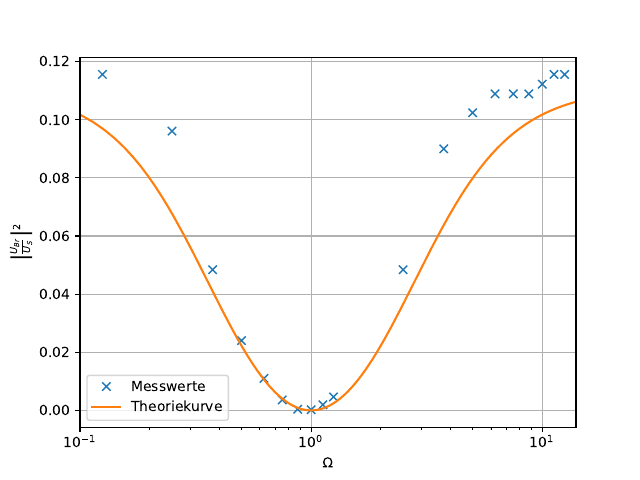

Write Python code to recreate this figure.
import matplotlib.pyplot as plt
import numpy as np
from uncertainties import ufloat
import uncertainties.unumpy as unp
import scipy as sc

# ------------------------ A ------------------------
print("Aufgabe a: Wheatstonsche Brücke")
# Wert 13
R_2_13, R_3_13, R_4_13 = np.genfromtxt("Messwerte/WheatstonscheBrücke_1.txt", unpack=True)

delta_R_34_13 = (R_3_13/R_4_13)* 0.005
R_34_13 = unp.uarray(R_3_13/R_4_13, delta_R_34_13)
R_x_13 = R_2_13 * R_34_13
# print (f"R_x_13: {R_x_13} in ohm")
R_x_13 = np.mean(R_x_13)
print (f"R_x_13: {R_x_13} in ohm")

#Wert 14
R_2_14, R_3_14, R_4_14 = np.genfromtxt("Messwerte/WheatstonscheBrücke_2.txt", unpack=True)

delta_R_34_14 = (R_3_14/R_4_14)* 0.005
R_34_14 = unp.uarray(R_3_14/R_4_14, delta_R_34_14)
R_x_14 = R_2_14 * R_34_14
# print (f"R_x_14: {R_x_14} in ohm")
R_x_14 = np.mean(R_x_14)
print (f"R_x_14: {R_x_14} in ohm")

# ------------------------ B ------------------------
print("Aufgabe b: Kapazitätenmessbrücke")
# Wert 15
C_2_15 ,R_2_15, R_3_15, R_4_15 = np.genfromtxt("Messwerte/Kapazitätsmessbrücke_1.txt", unpack=True)

delta_R_34_15 = (R_3_15/R_4_15)* 0.005
R_34_15 = unp.uarray(R_3_15/R_4_15, delta_R_34_15)
R_x_15 = R_2_15 * R_34_15
# print (f"R_x_15: {R_x_15} in ohm")
R_x_15 = np.mean(R_x_15)
print (f"R_x_15: {R_x_15} in ohm")

delta_R_43_15 = (R_4_15/R_3_15)* 0.005
R_43_15 = unp.uarray(R_4_15/R_3_15, delta_R_43_15)
C_x_15 = C_2_15 * R_43_15
# print (f"C_x_15: {C_x_15} in nF")
C_x_15 = np.mean(C_x_15)
print (f"C_x_15: {C_x_15} in nF")

# Wert 8
C_2_8 ,R_2_8, R_3_8, R_4_8 = np.genfromtxt("Messwerte/Kapazitätsmessbrücke_2.txt", unpack=True)

delta_R_34_8 = (R_3_8/R_4_8)* 0.005
R_34_8 = unp.uarray(R_3_8/R_4_8, delta_R_34_8)
R_x_8 = R_2_8 * R_34_8
# print (f"R_x_8: {R_x_8} in ohm")
R_x_8 = np.mean(R_x_8)
print (f"R_x_8: {R_x_8} in ohm")

delta_R_43_8 = (R_4_8/R_3_8)* 0.005
R_43_8 = unp.uarray(R_4_8/R_3_8, delta_R_43_8)
C_x_8 = C_2_8 * R_43_8
# print (f"C_x_8: {C_x_8} in nF")
C_x_8 = np.mean(C_x_8)
print (f"C_x_8: {C_x_8} in nF")

# ------------------------ C ------------------------
print("Aufgabe c: Induktivitätsbrücke")
# Wert 19
L_2_19, R_2_19, R_3_19, R_4_19 = np.genfromtxt("Messwerte/Induktivitätsbrücke_1.txt", unpack=True)

delta_R_34_19 = (R_3_19/R_4_19)* 0.005
R_34_19 = unp.uarray(R_3_19/R_4_19, delta_R_34_19)

delta_R_43_19 = (R_4_19/R_3_19)* 0.005
R_43_19 = unp.uarray(R_4_19/R_3_19, delta_R_43_19)
# print (f"R_34_19: {R_34_19}")
R_x_19 = R_2_19 * R_34_19
# print (f"R_x_19: {R_x_19} in ohm")
R_x_19 = np.mean(R_x_19)
print (f"R_x_19: {R_x_19} in ohm")

L_x_19 = L_2_19 * R_43_19
# L_x_19 = L_2_19 * R_34_19
# print (f"L_x_19: {L_x_19} in mH")
L_x_19 = np.mean(L_x_19)
print (f"L_x_19: {L_x_19} in mH")

# Wert 16
L_2_16, R_2_16, R_3_16, R_4_16 = np.genfromtxt("Messwerte/Induktivitätsbrücke_2.txt", unpack=True)

delta_R_34_16 = (R_3_16/R_4_16)* 0.005
R_34_16 = unp.uarray(R_3_16/R_4_16, delta_R_34_16)

delta_R_43_16 = (R_4_16/R_3_16)* 0.005
R_43_16 = unp.uarray(R_4_16/R_3_16, delta_R_43_16) 
# R_x_16 = R_2_16 * R_43_16
R_x_16 = R_2_16 * R_34_16
# print (f"R_x_16: {R_x_16} in ohm")
R_x_16 = np.mean(R_x_16)
print (f"R_x_16: {R_x_16} in ohm")

L_x_16 = L_2_16 * R_43_16
# L_x_16 = L_2_16 * R_34_16
# print (f"L_x_16: {L_x_16} in mH")
L_x_16 = np.mean(L_x_16)
print (f"L_x_16: {L_x_16} in mH")

# ------------------------ D ------------------------
print("Aufgabe d: Maxwell-Brücke")
# Wert 19
R_2_19_d, R_3_19_d, R_4_19_d, C_4_19_d = np.genfromtxt("Messwerte/Maxwellbrücke_1.txt", unpack=True)
C_4_19_d = C_4_19_d * 10**(-9)
delta_R_34_19_d = (R_3_19_d/R_4_19_d)* 0.005
R_34_19_d = unp.uarray(R_3_19_d/R_4_19_d, delta_R_34_19_d)
R_x_19_d = R_2_19_d * R_34_19_d
print (f"R_x_19_d: {R_x_19_d} in ohm")
R_x_19_d = np.mean(R_x_19_d)
print (f"R_x_19_d: {R_x_19_d} in ohm")

L_x_19_d = R_2_19_d * R_3_19_d * C_4_19_d
# print (f"L_x_19_d: {L_x_19_d * 10**3} in mH")
L_x_19_d = np.mean(L_x_19_d)* 10**3 # in mH
print (f"L_x_19_d: {L_x_19_d} in mH")

# Wert 16
R_2_16_d, R_3_16_d, R_4_16_d, C_4_16_d = np.genfromtxt("Messwerte/Maxwellbrücke_2.txt", unpack=True)
C_4_16_d = C_4_16_d * 10**(-9)
delta_R_34_16_d = (R_3_16_d/R_4_16_d)* 0.005
R_34_16_d = unp.uarray(R_3_16_d/R_4_16_d, delta_R_34_16_d)
R_x_16_d = R_2_16_d * R_34_16_d
# print (f"R_x_16_d: {R_x_16_d} in ohm")
R_x_16_d = np.mean(R_x_16_d)
print (f"R_x_16_d: {R_x_16_d} in ohm")

L_x_16_d = R_2_16_d * R_3_16_d * C_4_16_d
# print (f"L_x_16_d: {L_x_16_d * 10**3} in mH")
L_x_16_d = np.mean(L_x_16_d)* 10**3 # in mH
print (f"L_x_16_d: {L_x_16_d} in mH")

# ------------------------ E ------------------------
f_Hz, U_mV = np.genfromtxt("Messwerte/WienRobinsonBrücke.txt", unpack=True)

x = f_Hz/400 # normiert auf kleinste Amplitude
y = (U_mV*10**(-3))**2

def Theoriekurve(x):
    return ((x**2 -1)**2 / (9*((1 - x**2)**2 + 9 * x**2)))

x_neu = np.linspace(0.1, 14, 1000)
fig, ax1 = plt.subplots(1, 1)
ax1.plot(x, y, "x", label="Messwerte")
ax1.plot(x_neu, Theoriekurve(x_neu), "-", label="Theoriekurve")
ax1.set_xscale("log")
ax1.set_xlim([0.1,14])
ax1.set_xlabel(r"$\Omega$")
ax1.set_ylabel(r"$\left|\frac{U_{Br}}{U_{S}}\right|^2$")
ax1.legend(loc="best")
ax1.grid()
fig.savefig("plot.pdf")

# ------------------------ F ------------------------
print("Aufgabe f: Klirrfaktor")
f_2_f = np.sqrt(Theoriekurve(2))
U_br_2_f = 15
U_2_f = U_br_2_f/f_2_f
print (f"U_2_f: {U_2_f} in mV")
print (f"f_2_f: {f_2_f}")
k = U_2_f* 10**(-3)
print(f"k: {k}")

# Diskussion -----------------------------------------
def rel_Abweichung(exp, theo):
    return (np.abs(exp-theo)/(theo)*100)
#a
print("Diskussion:")
print("a:")
R_x_13_theo = 319.5
R_x_14_theo = 900
rel_R_x_13 = rel_Abweichung(R_x_13, R_x_13_theo)
print(f"rel_R_x_13: {rel_R_x_13}, bei exp: {R_x_13} und theo: {R_x_13_theo}")

rel_R_x_14 = rel_Abweichung(R_x_14, R_x_14_theo)
print(f"rel_R_x_14: {rel_R_x_14}, bei exp: {R_x_14} und theo: {R_x_14_theo}")

#b
print("b:")
R_x_15_theo = 473
R_x_8_theo = 564
C_x_15_theo = 652
C_x_8_theo = 294.1
rel_R_x_15 = rel_Abweichung(R_x_15, R_x_15_theo)
print(f"rel_R_x_15: {rel_R_x_15}, bei exp: {R_x_15} und theo: {R_x_15_theo}")
rel_C_x_15 = rel_Abweichung(C_x_15, C_x_15_theo)
print(f"rel_C_x_15: {rel_C_x_15}, bei exp: {C_x_15} und theo: {C_x_15_theo}")

rel_R_x_8 = rel_Abweichung(R_x_8, R_x_8_theo)
print(f"rel_R_x_8: {rel_R_x_8}, bei exp: {R_x_8} und theo: {R_x_8_theo}")
rel_C_x_8 = rel_Abweichung(C_x_8, C_x_8_theo)
print(f"rel_C_x_8: {rel_C_x_8}, bei exp: {C_x_8} und theo: {C_x_8_theo}")

#c
print("c:")
R_x_19_theo = 108.7
R_x_16_theo = 411.2
L_x_19_theo = 26.96
L_x_16_theo = 132.71
rel_R_x_19 = rel_Abweichung(R_x_19, R_x_19_theo)
print(f"rel_R_x_19: {rel_R_x_19}, bei exp: {R_x_19} und theo: {R_x_19_theo}")
rel_L_x_19 = rel_Abweichung(L_x_19, L_x_19_theo)
print(f"rel_L_x_19: {rel_L_x_19}, bei exp: {L_x_19} und theo: {L_x_19_theo}")

rel_R_x_16 = rel_Abweichung(R_x_16, R_x_16_theo)
print(f"rel_R_x_16: {rel_R_x_16}, bei exp: {R_x_16} und theo: {R_x_16_theo}")
rel_L_x_16 = rel_Abweichung(L_x_16, L_x_16_theo)
print(f"rel_L_x_16: {rel_L_x_16}, bei exp: {L_x_16} und theo: {L_x_16_theo}")

#d
print("d:")
rel_R_x_19_d = rel_Abweichung(R_x_19_d, R_x_19_theo)
print(f"rel_R_x_19_d: {rel_R_x_19_d}, bei exp: {R_x_19_d} und theo: {R_x_19_theo}")
rel_L_x_19_d = rel_Abweichung(L_x_19_d, L_x_19_theo)
print(f"rel_L_x_19_d: {rel_L_x_19_d}, bei exp: {L_x_19_d} und theo: {L_x_19_theo}")

rel_R_x_16_d = rel_Abweichung(R_x_16_d, R_x_16_theo)
print(f"rel_R_x_16_d: {rel_R_x_16_d}, bei exp: {R_x_16_d} und theo: {R_x_16_theo}")
rel_L_x_16_d = rel_Abweichung(L_x_16_d, L_x_16_theo)
print(f"rel_L_x_16_d: {rel_L_x_16_d}, bei exp: {L_x_16_d} und theo: {L_x_16_theo}")